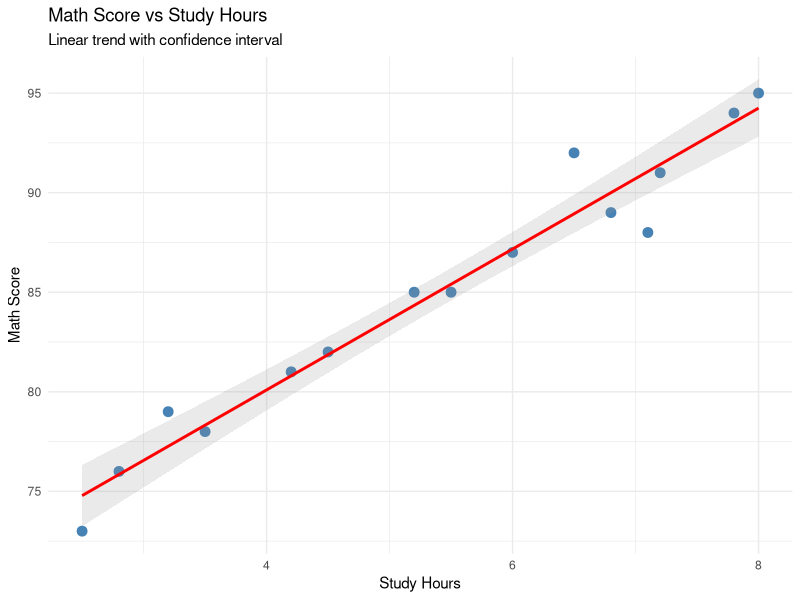
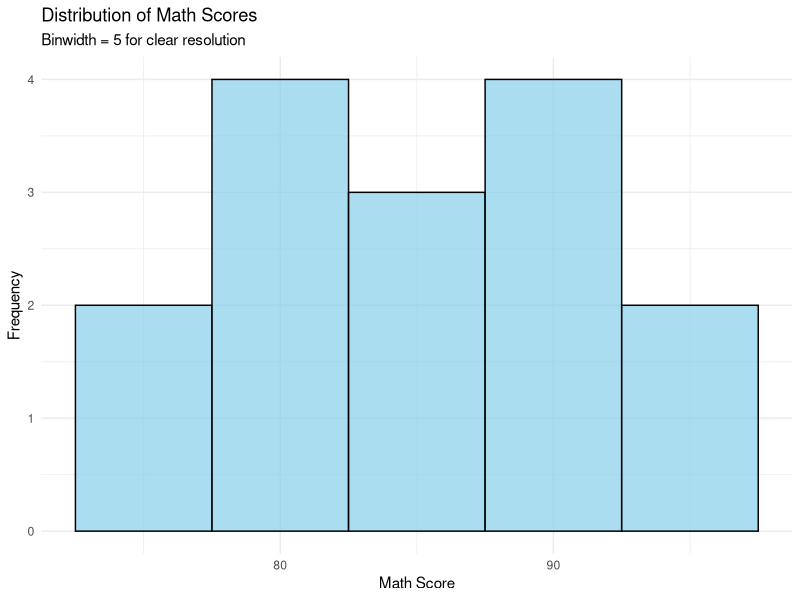
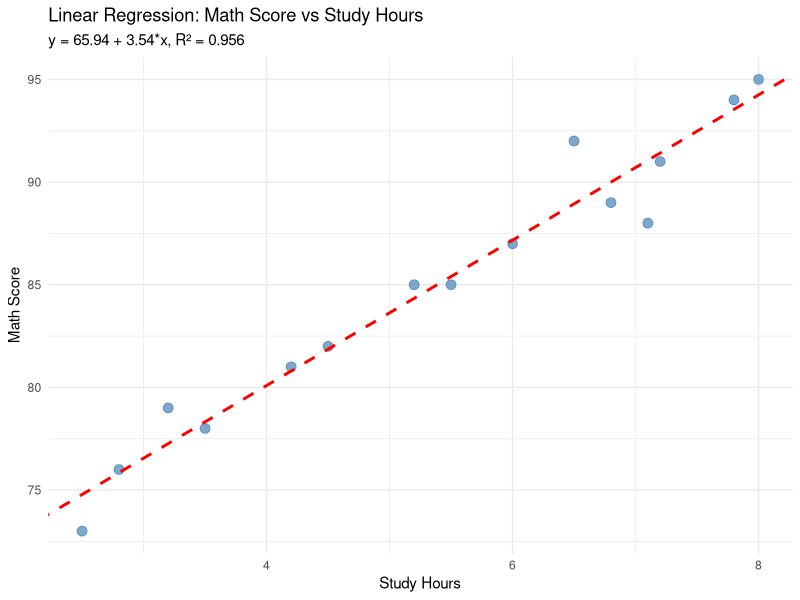

R code for these plots, in order:
# Moringa AI Capstone - Complete R Data Analysis
# ==============================================
# This script demonstrates all 10 AI-assisted prompts in action
# Learning outcomes: Data import, EDA, visualization, modeling, and export

library(tidyverse)
library(readxl)
library(skimr)
library(caret)

# =====================================================
# SETUP: Import Data
# =====================================================
# Prompt 1: "Show me how to read a CSV file in R and view the first few rows"
df <- read_csv('data/sample_dataset.csv')
head(df)
cat("\n--- Dataset imported successfully ---\n")

# =====================================================
# PROMPT 2: Summary Statistics
# =====================================================
# Prompt 2: "Provide a summary of all numeric columns in my dataset"
cat("\n--- Summary Statistics ---\n")
summary(df)
cat("\n--- Detailed Data Overview (skim) ---\n")
skim(df)

# =====================================================
# PROMPT 3: Scatter Plot Visualization
# =====================================================
# Prompt 3: "Create a scatter plot in ggplot2 for columns study_hours vs math_score"
cat("\n--- Creating scatter plot: study_hours vs math_score ---\n")
plot1 <- df %>%
  ggplot(aes(x = study_hours, y = math_score)) +
  geom_point(color = "steelblue", size = 3) +
  geom_smooth(method = "lm", se = TRUE, color = "red", alpha = 0.2) +
  theme_minimal() +
  labs(
    title = 'Math Score vs Study Hours',
    x = 'Study Hours',
    y = 'Math Score',
    subtitle = 'Linear trend with confidence interval'
  )
print(plot1)

# =====================================================
# PROMPT 4: Data Filtering with dplyr
# =====================================================
# Prompt 4: "Filter rows where math_score > 80 and study_hours > 5 using dplyr"
cat("\n--- Filtering high performers (math_score > 80 AND study_hours > 5) ---\n")
high_performers <- df %>%
  filter(math_score > 80, study_hours > 5)
print(high_performers)
cat(sprintf("Found %d high performers\n", nrow(high_performers)))

# =====================================================
# PROMPT 5: Handling Missing Values
# =====================================================
# Prompt 5: "Handle missing values in a dataset in R"
cat("\n--- Checking for missing values ---\n")
cat("Missing values per column:\n")
colSums(is.na(df))

# Option 1: Complete case removal (if needed)
df_clean <- na.omit(df)
cat(sprintf("Rows after na.omit: %d (removed %d rows)\n", nrow(df_clean), nrow(df) - nrow(df_clean)))

# Option 2: Mean imputation for study_hours (example)
# df$study_hours[is.na(df$study_hours)] <- mean(df$study_hours, na.rm = TRUE)

# =====================================================
# PROMPT 6: Correlation Analysis
# =====================================================
# Prompt 6: "Calculate correlation between study_hours and math_score in R"
cat("\n--- Correlation Analysis ---\n")
correlation <- cor(df$study_hours, df$math_score, use = "complete.obs")
cat(sprintf("Correlation between study_hours and math_score: %.3f\n", correlation))

# Full correlation matrix for all numeric columns
cat("\n--- Full Correlation Matrix (all numeric columns) ---\n")
corr_matrix <- df %>%
  select(where(is.numeric)) %>%
  cor(use = "complete.obs")
print(corr_matrix)

# =====================================================
# PROMPT 7: Histogram Visualization
# =====================================================
# Prompt 7: "Create a histogram of math_score in ggplot2"
cat("\n--- Creating histogram of math scores ---\n")
plot2 <- df %>%
  ggplot(aes(x = math_score)) +
  geom_histogram(binwidth = 5, fill = "skyblue", color = "black", alpha = 0.7) +
  theme_minimal() +
  labs(
    title = 'Distribution of Math Scores',
    x = 'Math Score',
    y = 'Frequency',
    subtitle = 'Binwidth = 5 for clear resolution'
  )
print(plot2)

# =====================================================
# PROMPT 8: Train/Test Split for Modeling
# =====================================================
# Prompt 8: "Split dataset into training and testing sets for predictive modeling"
cat("\n--- Creating train/test split (80/20) ---\n")
set.seed(42)
train_index <- createDataPartition(df$math_score, p = 0.8, list = FALSE)
train_data <- df[train_index, ]
test_data <- df[-train_index, ]
cat(sprintf("Training set: %d rows\n", nrow(train_data)))
cat(sprintf("Test set: %d rows\n", nrow(test_data)))

# =====================================================
# PROMPT 9: Linear Regression Model
# =====================================================
# Prompt 9: "Build a linear regression model predicting math_score from study_hours"
cat("\n--- Linear Regression: math_score ~ study_hours ---\n")
model <- lm(math_score ~ study_hours, data = train_data)
summary(model)

# Model predictions on test set
test_predictions <- predict(model, newdata = test_data)
test_rmse <- sqrt(mean((test_data$math_score - test_predictions)^2))
cat(sprintf("\nTest Set RMSE: %.3f\n", test_rmse))

# =====================================================
# BONUS: Additional Analysis
# =====================================================
# Visualize regression model
cat("\n--- Regression visualization ---\n")
plot3 <- df %>%
  ggplot(aes(x = study_hours, y = math_score)) +
  geom_point(color = "steelblue", size = 3, alpha = 0.7) +
  geom_abline(intercept = coef(model)[1], slope = coef(model)[2], 
              color = "red", linewidth = 1, linetype = "dashed") +
  theme_minimal() +
  labs(
    title = 'Linear Regression: Math Score vs Study Hours',
    x = 'Study Hours',
    y = 'Math Score',
    subtitle = sprintf('y = %.2f + %.2f*x, R² = %.3f', 
                       coef(model)[1], 
                       coef(model)[2],
                       summary(model)$r.squared)
  )
print(plot3)

# =====================================================
# PROMPT 10: Export Cleaned Dataset
# =====================================================
# Prompt 10: "Export cleaned dataset to CSV in R"
cat("\n--- Exporting cleaned dataset ---\n")
write_csv(df_clean, 'data/cleaned_data.csv')
cat("Cleaned dataset exported to: data/cleaned_data.csv\n")

# =====================================================
# SUMMARY REPORT
# =====================================================
cat("\n")
cat("============================================\n")
cat("CAPSTONE ANALYSIS SUMMARY\n")
cat("============================================\n")
cat(sprintf("Total observations: %d\n", nrow(df)))
cat(sprintf("Numeric columns: %d\n", ncol(select(df, where(is.numeric)))))
cat(sprintf("Study hours range: %.1f - %.1f hours\n", 
            min(df$study_hours), max(df$study_hours)))
cat(sprintf("Math score range: %d - %d points\n", 
            min(df$math_score), max(df$math_score)))
cat(sprintf("Correlation (study_hours vs math_score): %.3f\n", correlation))
cat(sprintf("Regression R-squared: %.3f\n", summary(model)$r.squared))
cat(sprintf("Model interpretation: Each additional study hour, math score increases by %.2f points\n", 
            coef(model)[2]))
cat("============================================\n")
cat("\nAnalysis complete! Check 'data/cleaned_data.csv' for exported results.\n")
